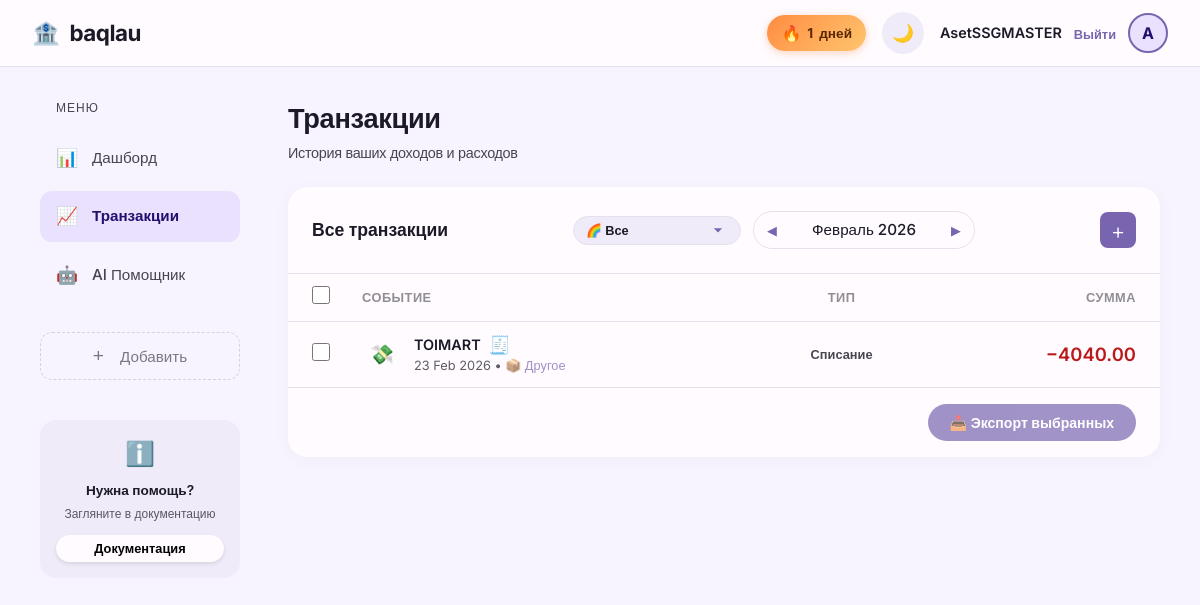
/transactions/?month=2&year=2026&category=all (signed in), run on the app's committed database.
### finance/models.py (models this page shows, shortened)
class Transaction(models.Model):
    TYPE_CHOICES = [
        ('income', 'Доход'),
        ('expense', 'Расход'),
    ]
    CATEGORY_CHOICES = [
        ('food', '🍔 Еда'),
        ('transport', '🚌 Транспорт'),
        ('shopping', '🛍 Покупки'),
        ('health', '💊 Здоровье'),
        ('entertainment', '🎭 Развлечения'),
        ('salary', '💼 Зарплата'),
        ('utilities', '🧾 Коммунальные'),
        ('other', '📦 Другое'),
    ]
    user = models.ForeignKey(User, on_delete=models.CASCADE, related_name='transactions')
    date = models.DateField(null=True, blank=True, verbose_name="Дата")
    merchant = models.CharField(max_length=255, default="Неизвестно", verbose_name="Магазин/Описание")
    amount = models.DecimalField(max_digits=10, decimal_places=2, verbose_name="Сумма")
    currency = models.CharField(max_length=10, default="KZT", verbose_name="Валюта")
    transaction_type = models.CharField(max_length=10, choices=TYPE_CHOICES, default='expense')
    category = models.CharField(max_length=20, choices=CATEGORY_CHOICES, default='other', verbose_name="Категория")
    source_file = models.FileField(upload_to='uploads/%Y/%m/', verbose_name="Исходный файл", null=True, blank=True)
    created_at = models.DateTimeField(auto_now_add=True)

### finance/views.py (the view)
# urls.py: path('transactions/', all_transactions, name='transactions'),
@login_required
def all_transactions(request):
    today = date.today()
    month = int(request.GET.get('month', today.month))
    year = int(request.GET.get('year', today.year))
    category = request.GET.get('category', 'all')
    if month == 1:
        prev_month, prev_year = 12, year - 1
    else:
        prev_month, prev_year = month - 1, year
    if month == 12:
        next_month, next_year = 1, year + 1
    else:
        next_month, next_year = month + 1, year
    selected_date = date(year, month, 1)
    month_name = selected_date.strftime("%B %Y")
    transactions_qs = Transaction.objects.filter(
        user=request.user,
        date__month=month,
        date__year=year
    )
    if category != 'all':
        transactions_qs = transactions_qs.filter(category=category)
    transactions = transactions_qs.order_by('-date', '-created_at')
    for t in transactions:
        t.chip_class, t.chip_label = get_category_chip(t)
    context = {
        'transactions': transactions,
        'current_month': month,
        'current_year': year,
        'prev_month': prev_month,
        'prev_year': prev_year,
        'next_month': next_month,
        'next_year': next_year,
        'month_display': month_name,
        'categories': Transaction.CATEGORY_CHOICES,
        'current_category': category,
    }
    return render(request, 'finance/transactions.html', context)

### templates/finance/transactions.html (shortened to what this page needs)
<!DOCTYPE html>
<html lang="ru" data-theme="light">
<head>
    {% load static %}
    <link rel="stylesheet" href="{% static 'css/style.css' %}?v=4">
</head>
<body>
    <nav class="navbar">
        <a href="#" class="navbar__logo">
            🏦 <span>baqlau</span>
        </a>
        <div class="navbar__right">
            <div class="streak-badge" title="Ваш стрик — заходите каждый день, чтобы не потерять!">
                <span class="streak-badge__emoji">🔥</span>
                <span id="streak-count">7</span> дней
            </div>
            <button class="theme-toggle" id="theme-toggle" title="Переключить тему" aria-label="Переключить тему">
                <span id="theme-icon">🌙</span>
            </button>
            <div style="display: flex; align-items: center; gap: 12px;">
                <span style="font-size: 0.9rem; font-weight: 600;">{{ user.username }}</span>
                <form action="{% url 'logout' %}" method="post" style="display: inline;">
                    <button type="submit" class="btn-link"
                        style="border: none; background: none; cursor: pointer; font-size: 0.8rem;">Выйти
                    </button>
                </form>
                <div class="avatar" title="Профиль пользователя" aria-label="Профиль">
                    {{user.username|slice:":1"|upper}}</div>
            </div>
        </div>
    </nav>
    <div class="dashboard-layout">
        <aside class="sidebar-tabs">
            <div
                style="font-size: 0.75rem; text-transform: uppercase; letter-spacing: 1px; color: var(--md-on-surface-variant); margin-bottom: 8px; margin-left: 16px;">
                Меню</div>
            <a href="{% url 'dashboard' %}" class="tab-btn" style="text-decoration: none;">
                <span style="font-size: 1.1rem; width: 24px; display: inline-block;">📊</span> Дашборд
            </a>
            <a href="{% url 'transactions' %}" class="tab-btn active" style="text-decoration: none;">
                <span style="font-size: 1.1rem; width: 24px; display: inline-block;">📈</span> Транзакции
            </a>
            <a href="{% url 'chatbot' %}" class="tab-btn" style="text-decoration: none;">
                <span style="font-size: 1.1rem; width: 24px; display: inline-block;">🤖</span> AI Помощник
            </a>
            <div style="height: 16px;"></div>
            <button class="tab-btn"
                style="border: 1px dashed var(--md-outline); opacity: 0.7; justify-content: center;">
                <span style="font-size: 1.2rem; margin-right: 4px;">+</span> Добавить
            </button>
            <div
                style="margin-top: 32px; padding: 16px; border-radius: 16px; background: var(--md-surface-container); font-size: 0.85rem; text-align: center;">
                <div style="font-size: 1.5rem; margin-bottom: 8px; color: var(--md-primary);">ℹ️</div>
                <div style="font-weight: 600; margin-bottom: 4px;">Нужна помощь?</div>
                <div style="opacity: 0.7; margin-bottom: 12px; font-size: 0.75rem;">Загляните в документацию</div>
                <button class="btn-tonal"
                    style="width: 100%; justify-content: center; padding: 6px; font-size: 0.8rem; background: var(--md-surface); box-shadow: 0 2px 4px rgba(0,0,0,0.1);">Документация</button>
            </div>
        </aside>
        <main class="main-content" style="flex: 1; padding: 0; max-width: none; margin: 0;">
            <div class="page-title" style="margin-bottom: 24px; margin-top: 0;">
                Транзакции
                <small>История ваших доходов и расходов</small>
            </div>
            <div class="dashboard-grid">
                <div class="b-card"
                    style="padding: 0; overflow: hidden; display: flex; flex-direction: column; grid-column: span 2;">
                    <div
                        style="padding: 24px; border-bottom: 1px solid var(--md-outline-variant); display: flex; justify-content: space-between; align-items: center;">
                        <div style="font-weight: 600; font-size: 1.1rem;">Все транзакции</div>
                        <div style="display: flex; gap: 12px; align-items: center;">
                            <select id="category-filter" class="md-select" style="padding: 6px 36px 6px 12px; font-size: 0.8rem; border-radius: 20px;">
                                <option value="all" {% if current_category == 'all' %}selected{% endif %}>🌈 Все</option>
                            </select>
                            <div class="month-controls"
                                style="background: var(--md-surface-variant); padding: 4px; border-radius: 20px; display: flex; align-items: center;">
                                <a href="?month={{ prev_month }}&year={{ prev_year }}&category={{ current_category }}"
                                    class="btn-icon"
                                    style="width: 28px; height: 28px; font-size: 0.8rem; text-decoration: none; display: flex; align-items: center; justify-content: center;">◀</a>
                                <div class="month-label" id="month-label"
                                    style="font-size: 0.95rem; padding: 0 12px; font-weight: 500;">{{ month_display }}
                                </div>
                                <a href="?month={{ next_month }}&year={{ next_year }}&category={{ current_category }}"
                                    class="btn-icon"
                                    style="width: 28px; height: 28px; font-size: 0.8rem; text-decoration: none; display: flex; align-items: center; justify-content: center;">▶</a>
                            </div>
                        </div>
                        <div style="display: flex; gap: 8px;">
                            <a href="{% url 'upload' %}"
                                style="display: inline-flex; align-items: center; justify-content: center; width: 36px; height: 36px; border-radius: 8px; background: var(--md-primary); text-decoration: none; color: var(--md-on-primary); font-size: 1.4rem; font-weight: 100;"
                                title="Добавить чек">+</a>
                        </div>
                    </div>
                    <div class="tx-scroll-area" style="max-height: calc(100vh - 250px);">
                        <form id="export-form" action="{% url 'export' %}" method="POST" style="margin: 0;">
                            <table class="tx-table"
                                style="border: none; border-radius: 0; box-shadow: none; width: 100%;">
                                <thead style="background: transparent;">
                                    <tr>
                                        <th><input type="checkbox" id="select-all" class="md-checkbox"></th>
                                        <th style="opacity: 0.6; font-size: 0.8rem; text-transform: uppercase;">Событие
                                        </th>
                                        <th
                                            style="opacity: 0.6; font-size: 0.8rem; text-transform: uppercase; text-align: center;">
                                            Тип</th>
                                        <th
                                            style="padding-right: 24px; text-align: right; opacity: 0.6; font-size: 0.8rem; text-transform: uppercase;">
                                            Сумма</th>
                                    </tr>
                                </thead>
                                <tbody>
                                    {% for t in transactions %}
                                    <tr>
                                        <td><input type="checkbox" name="transaction_ids" value="{{ t.id }}"
                                                class="md-checkbox transaction-checkbox"></td>
                                        <td>
                                            <div style="display: flex; align-items: center; gap: 12px;">
                                                <div
                                                    style="width: 40px; height: 40px; border-radius: 8px; background: var(--md-surface-variant); display: flex; justify-content: center; align-items: center; font-size: 1.2rem;">
                                                    {% if t.transaction_type == 'expense' %}💸{% else %}💰{% endif %}
                                                </div>
                                                <div>
                                                    <div
                                                        style="font-weight: 600; display: flex; align-items: center; gap: 8px;">
                                                        {{ t.merchant }}
                                                        {% if t.items.exists %}
                                                        <button type="button"
                                                            style="background: none; border: none; cursor: pointer; color: var(--md-primary); padding: 0; font-size: 1.1rem;"
                                                            data-tx-id="{{ t.id }}"
                                                            data-source-url="{% if t.source_file %}{{ t.source_file.url }}{% endif %}"
                                                            data-items="{% for item in t.items.all %}{{ item.id }}|{{ item.name|escapejs }}|{{ item.price|stringformat:'.2f' }}|{{ item.quantity }}{% if not forloop.last %}||{% endif %}{% endfor %}"
                                                            onclick="openReceiptModal(this)"
                                                            title="Детали чека">🧾</button>
                                                        {% endif %}
                                                    </div>
                                                    <div style="font-size: 0.8rem; opacity: 0.7;">
                                                        {{ t.date|date:"d M Y" }} •
                                                        <span style="color: var(--md-primary)">{{ t.chip_label }}</span>
                                                    </div>
                                                </div>
                                            </div>
                                        </td>
                                        <td style="text-align: center;">
                                            {% if t.transaction_type == 'income' %}
                                            <div
                                                style="display: inline-block; padding: 4px 12px; background: rgba(74, 222, 128, 0.1); color: #4ade80; border-radius: 12px; font-size: 0.8rem; font-weight: 600;">
                                                Пополнение</div>
                                            {% else %}
                                            <div
                                                style="display: inline-block; padding: 4px 12px; background: var(--md-surface-variant); opacity: 0.8; border-radius: 12px; font-size: 0.8rem; font-weight: 600;">
                                                Списание</div>
                                            {% endif %}
                                        </td>
                                        <td style="padding-right: 24px; text-align: right;">
                                            <div style="font-weight: 600; font-size: 1.15rem;"
                                                class="{% if t.transaction_type == 'expense' %}amount-expense{% else %}amount-income{% endif %}">
                                                {% if t.transaction_type == 'expense' %}−{% else %}+{% endif %}{{ t.amount }}
                                            </div>
                                        </td>
                                    </tr>
                                    {% endfor %}
                                </tbody>
                            </table>
                        </form>
                    </div>
                    <div
                        style="padding: 16px 24px; border-top: 1px solid var(--md-outline-variant); background: var(--md-surface); display: flex; justify-content: flex-end;">
                        <button type="submit" form="export-form" id="export-btn" class="btn-tonal btn-tonal--export"
                            style="background: var(--md-primary); color: var(--md-on-primary); min-width: 200px; justify-content: center;"
                            disabled>
                            📥 Экспорт выбранных
                        </button>
                    </div>
                </div>
            </div>
        </main>
    </div>
</body>
</html>

### data on the page
Transaction: merchant "TOIMART", date "23 Feb 2026", chip_label "📦 Другое", transaction_type "Списание", amount "4040.00"

### other printed values
{{ user.username }} "AsetSSGMASTER"
{{ user.username|slice:":1"|upper }} "A"
